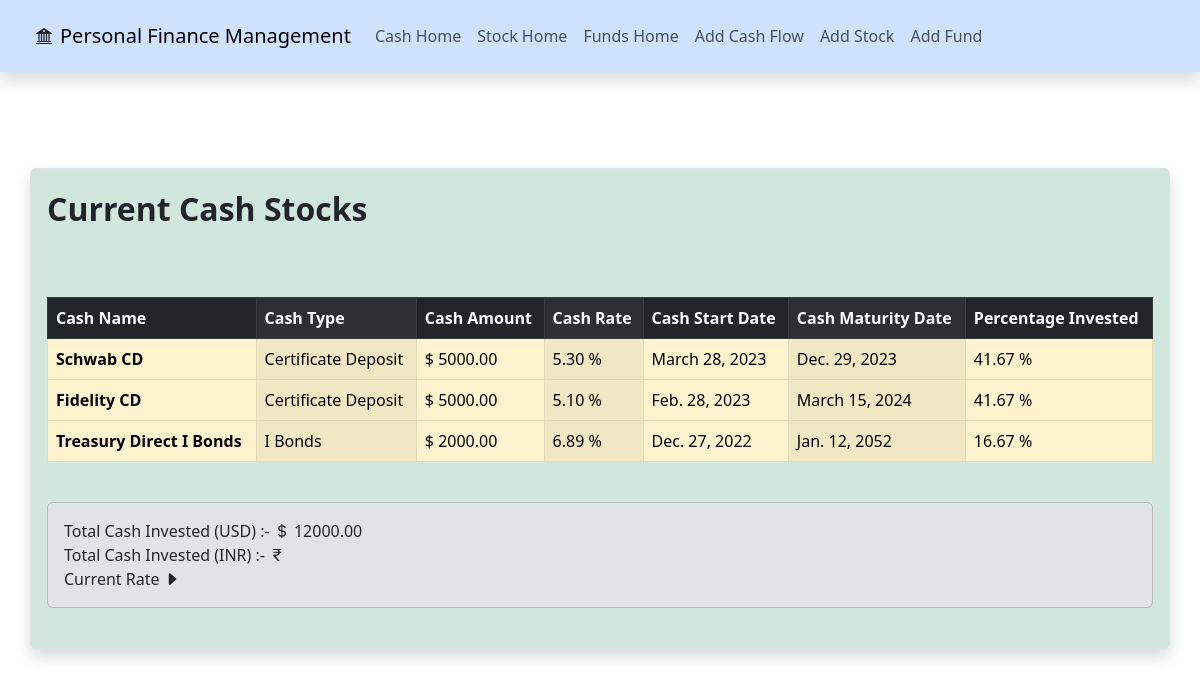
The page /moneymanage/ on the database its author committed.
### moneymanage/models.py (models this page shows, shortened)
class moneymanage(models.Model):
    cashName = models.CharField(max_length=50)
    cashType = models.CharField(max_length=50)
    cashAmount = models.DecimalField(max_digits=6, decimal_places=2)
    cashRate = models.DecimalField(max_digits=6, decimal_places=2)
    cashStartDate = models.DateField(default=timezone.now)
    cashMaturityDate = models.DateField(default=timezone.now)

### moneymanage/views.py (the view)
# urls.py: 2. Add a URL to urlpatterns:  path('', views.home, name='home')
def home(request):
    allCashTypes = moneymanage.objects.all()
    totalCash = 0
    for eachCashItem in allCashTypes:
        totalCash = totalCash + eachCashItem.cashAmount
    allCashTypes = moneymanage.objects.annotate(
        percentageInvolved=ExpressionWrapper(
            F("cashAmount") / totalCash * 100, output_field=FloatField()
        )
    )
    for eachCashItem in allCashTypes:
        eachCashItem.percentageInvolved = eachCashItem.cashAmount / totalCash * 100
    currencyConvert = CurrencyRates()
    currentRate = currencyConvert.get_rate("USD", "INR")
    inr_amount = currencyConvert.convert("USD", "INR", totalCash)
    return render(
        request,
        "home.html",
        {
            "allCashTypes": allCashTypes,
            "totalCash": totalCash,
            "inr_amount": inr_amount,
            "currentRate": currentRate,
        },
    )

### moneymanage/templates/home.html (shortened to what this page needs)
{% extends 'base.html' %} {% block content %}
<p class="fs-2 fw-semibold">Current Cash Stocks</p>
<br />
<br />
<table
  class="table table-striped-columns table-warning table-hover table-bordered"
>
  <thead class="table-dark">
    <tr>
      <th scope="col">Cash Name</th>
      <th scope="col">Cash Type</th>
      <th scope="col">Cash Amount</th>
      <th scope="col">Cash Rate</th>
      <th scope="col">Cash Start Date</th>
      <th scope="col">Cash Maturity Date</th>
      <th scope="col">Percentage Invested</th>
    </tr>
  </thead>
  <tbody>
    {% for eachCashItem in allCashTypes %}
    <tr>
      <th scope="row">{{ eachCashItem.cashName }}</th>
      <td>{{ eachCashItem.cashType }}</td>
      <td>$ {{ eachCashItem.cashAmount }}</td>
      <td>{{ eachCashItem.cashRate }} %</td>
      <td>{{ eachCashItem.cashStartDate }}</td>
      <td>{{ eachCashItem.cashMaturityDate }}</td>
      <td>{{ eachCashItem.percentageInvolved|floatformat:2 }} %</td>
    </tr>
    {% endfor %}
  </tbody>
</table>
<br />
<div class="card bg-secondary-subtle">
  <div class="card-body">
    Total Cash Invested (USD) :- <i class="bi bi-currency-dollar"></i>
    {{ totalCash}}
    <br />
    Total Cash Invested (INR) :- <i class="bi bi-currency-rupee"></i>
    <br />
    Current Rate
    <i class="bi bi-caret-right-fill"></i> {{currentRate|floatformat:2}}
    <br />
  </div>
</div>
<br />
{% endblock %}

### moneymanage/templates/base.html (shortened to what this page needs)
{% load mathfilters %}
<!DOCTYPE html>
<html lang="en">
  <head>
    <link
      href="https://cdn.jsdelivr.net/npm/bootstrap@5.3.0-alpha2/dist/css/bootstrap.min.css"
      rel="stylesheet"
    />
    <link
      rel="stylesheet"
      href="https://cdn.jsdelivr.net/npm/bootstrap-icons@1.10.3/font/bootstrap-icons.css"
    />
  </head>
  <body class="">
    <nav class="navbar navbar-expand-lg bg-primary-subtle shadow p-3 mb-5">
      <div class="container-fluid">
        <i class="bi bi-bank2 p-2"></i>
        <a class="navbar-brand" href="{% url 'home' %}">
          Personal Finance Management
        </a>
        <div class="collapse navbar-collapse" id="navbarNavAltMarkup">
          <div class="navbar-nav">
            <a class="nav-link" aria-current="page" href="{% url 'home' %}"
              >Cash Home</a
            >
            <a class="nav-link" aria-current="page" href="{% url 'index' %}"
              >Stock Home</a
            >
            <a
              class="nav-link"
              aria-current="page"
              href="{% url 'indexetfhome' %}"
              >Funds Home</a
            >
            <a class="nav-link" href="{% url 'add-money' %} ">Add Cash Flow</a>
            <a class="nav-link" href="{% url 'add-stock' %} ">Add Stock</a>
            <a class="nav-link" href="{% url 'add-fund' %} ">Add Fund</a>
          </div>
        </div>
      </div>
    </nav>
    <br /><br />
    <div class="container border shadow p-3 mb-5 bg-success-subtle rounded">
      {% block content %} {% endblock %}
    </div>
  </body>
</html>

### rows shown on the page
moneymanage: cashName "Schwab CD", cashType "Certificate Deposit", cashAmount "5000.00", cashRate "5.30", cashStartDate "March 28, 2023", cashMaturityDate "Dec. 29, 2023", percentageInvolved "41.67"
moneymanage: cashName "Fidelity CD", cashType "Certificate Deposit", cashAmount "5000.00", cashRate "5.10", cashStartDate "Feb. 28, 2023", cashMaturityDate "March 15, 2024", percentageInvolved "41.67"
moneymanage: cashName "Treasury Direct I Bonds", cashType "I Bonds", cashAmount "2000.00", cashRate "6.89", cashStartDate "Dec. 27, 2022", cashMaturityDate "Jan. 12, 2052", percentageInvolved "16.67"

### other values the page prints
{{ totalCash }} "12000.00"
